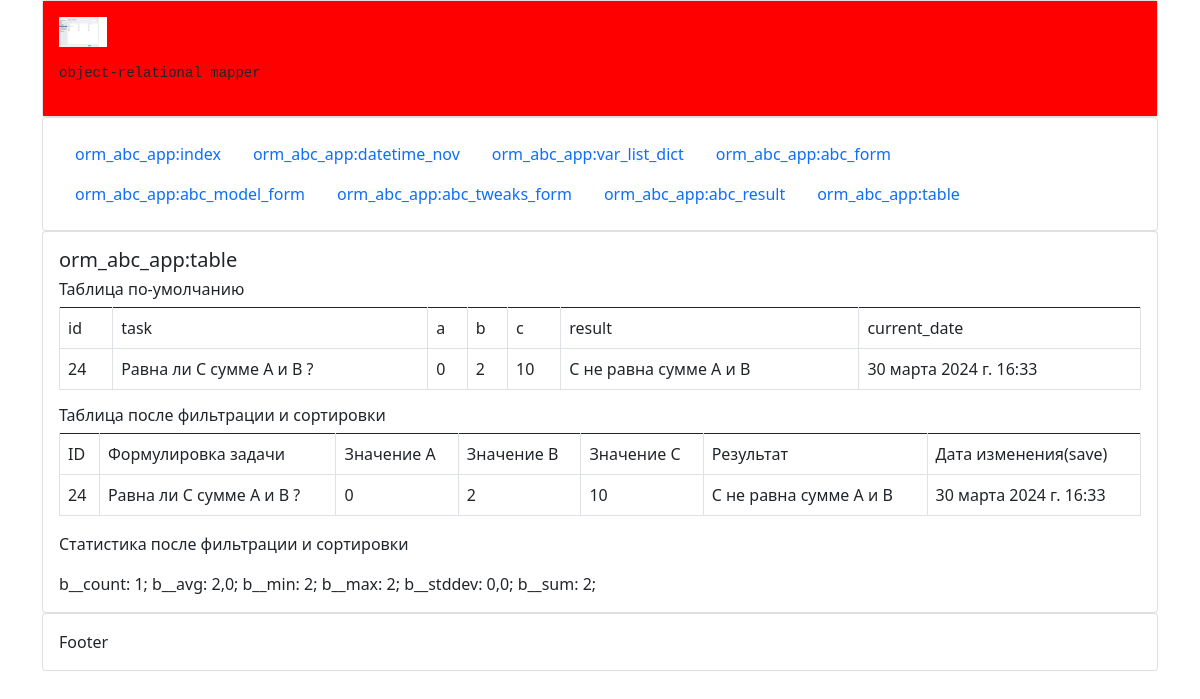
/table/, run on an earlier commit of the app's database.
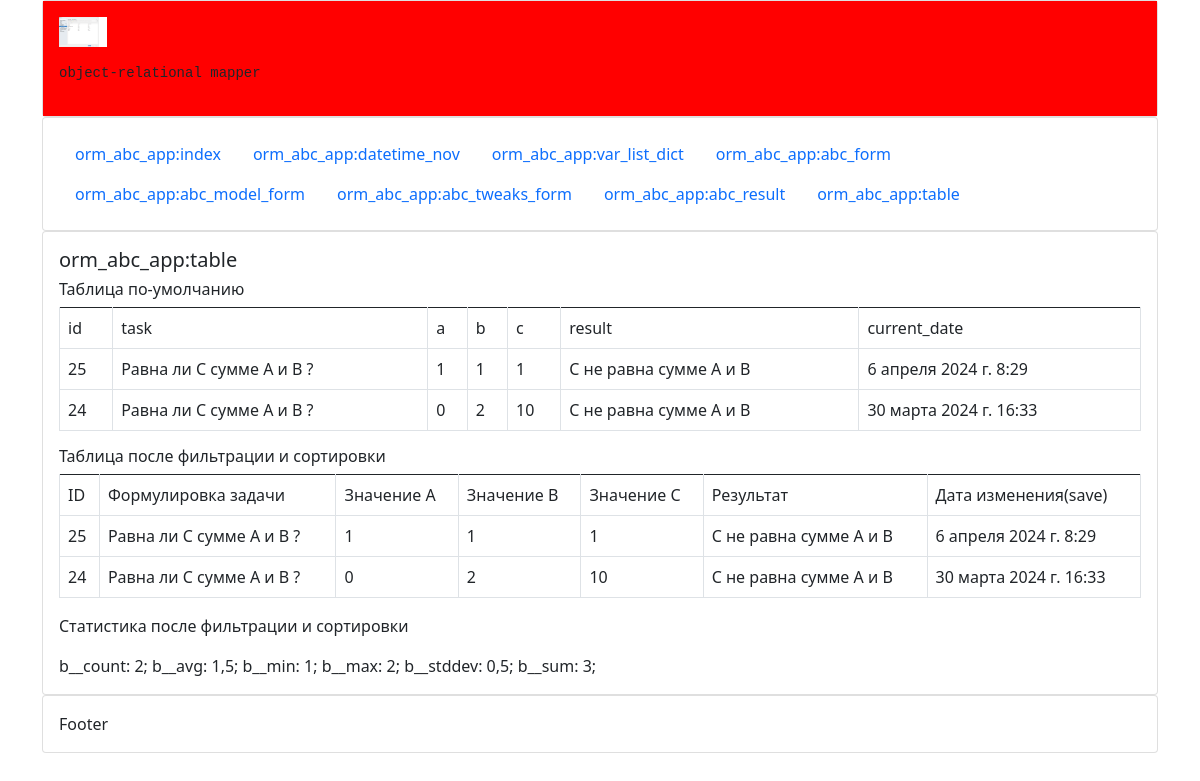
And on a later commit of the database.
### orm_abc_app/models.py (models this page shows, shortened)
class AbcModel(models.Model):
    task = models.CharField(
        verbose_name="Формулировка  задачи",
        default="Равна ли С сумме A и B ?",
        max_length=255,
    )
    a = models.IntegerField(
        verbose_name="Значение А",
        default=0,
    )
    b = models.IntegerField(
        verbose_name="Значение B", default=2, help_text="Подсказка для значения B"
    )
    c = models.IntegerField(
        verbose_name="Значение С",
        choices=c_choices,
        default=10,
    )
    result = models.CharField(
        verbose_name="Результат",
        default="Результат не определен",
        max_length=255,
    )
    current_date = models.DateTimeField(
        verbose_name="Дата изменения(save)", auto_now=True
    )
    class Meta:
        verbose_name = "A_B_C_Таблица"
        verbose_name_plural = "A_B_C_Таблицы"
        ordering = ("-pk", )

### orm_abc_app/views.py (the view)
# urls.py: path('table/', views.table, name='table'),
def table(request):
    objects_values = AbcModel.objects.values()
    print("\nobjects_values:", objects_values)
    objects_values_list = (
        AbcModel.objects.values_list().filter(id__gte=2).order_by("-id")
    )  # [0:3]
    print("\nobjects_values_list:", objects_values_list)
    cur_objects = objects_values_list
    statics_val = [
        cur_objects.aggregate(Count("b")),
        cur_objects.aggregate(Avg("b")),
        cur_objects.aggregate(Min("b")),
        cur_objects.aggregate(Max("b")),
        cur_objects.aggregate(StdDev("b")),
        cur_objects.aggregate(Sum("b")),
    ]
    print("\nstatics_val:", statics_val)
    statics = {"statics_val": statics_val}
    fields = AbcModel._meta.get_fields()
    print("\nfields", fields)
    verbose_name_list = []
    name_list = []
    for e in fields:
        verbose_name_list.append(e.verbose_name)
        name_list.append(e.name)
    print("\nverbose_name_list:", verbose_name_list)
    print("\nname_list", name_list)
    field_names = verbose_name_list
    context = {
        "objects_values": objects_values,
        "name_list": name_list,
        "objects_values_list": objects_values_list,
        "verbose_name_list": verbose_name_list,
        "statics": statics,
        "field_names": field_names,
    }
    return render(request, "table.html", context)

### orm_abc_app/templates/table.html (shortened to what this page needs)
{% extends 'layout.html' %}
{% block content %}
    <h5>orm_abc_app:table</h5>
    <h6>Таблица по-умолчанию</h6>
    <table class="table table-bordered">
        <tbody style="border-top: 3.0px;">
        <tr>
            {% for name in name_list %}
                <td>{{ name }}</td>
            {% endfor %}
        </tr>
        {% for object in objects_values %}
            <tr>
                {% for key, value in object.items %}
                    <td>
                        {{ value }}
                    </td>
                {% endfor %}
            </tr>
        {% endfor %}
    </table>
    <h6>Таблица после фильтрации и сортировки</h6>
    <table class="table table-bordered">
        <tbody style="border-top: 3.0px;">
        <tr>
            {% for name in verbose_name_list %}
                <td>{{ name }}</td>
            {% endfor %}
        </tr>
        {% for objects_values in objects_values_list %}
            <tr>
                {% for item in objects_values %}
                    <td>
                        {{ item }}
                    </td>
                {% endfor %}
            </tr>
        {% endfor %}
    </table>
    <p>Статистика после фильтрации и сортировки </p>
    {% for item in statics.statics_val %}
        {% for k, v in  item.items %}
            {{ k }}:  {{ v }};
        {% endfor %}
    {% endfor %}
{% endblock %}

### orm_abc_app/templates/layout.html (shortened to what this page needs)
<!doctype html>
<html lang="en">
<head>
    <link href="https://cdn.jsdelivr.net/npm/bootstrap@5.1.3/dist/css/bootstrap.min.css" rel="stylesheet"
>
    {% load static %}
    <link href="{% static 'css/mycss.css' %}" rel="stylesheet">
</head>
<div class="container">
    <div class="card">
        <div class="card-body bgc">
            {% load static %} <img src="{% static 'images/settings_django.png' %}"
                                   alt="settings_django" height="30px">
            <p>
            <pre>object-relational mapper</pre>
            </p>
        </div>
    </div>
    <div class="card">
        <div class="card-body">
            {% include "navigation.html" %}
        </div>
    </div>
    <div class="card">
        <div class="card-body">
            {% block content %}{% endblock %}
        </div>
    </div>
    <div class="card">
        <div class="card-body">
            Footer
        </div>
    </div>
</div>
<body>
</body>
</html>

### orm_abc_app/templates/navigation.html (shortened to what this page needs)
<ul class="nav">
    <li class="nav-item"><a class="nav-link" href="{% url 'orm_abc_app:index' %}">orm_abc_app:index</a></li>
    <li class="nav-item"><a class="nav-link" href="{% url 'orm_abc_app:datetime_nov' %}">orm_abc_app:datetime_nov</a>
    <li class="nav-item"><a class="nav-link" href="{% url 'orm_abc_app:var_list_dict' %}">orm_abc_app:var_list_dict</a></li>
    <li class="nav-item"><a class="nav-link" href="{% url 'orm_abc_app:abc_form' %}">orm_abc_app:abc_form</a></li>
    <li class="nav-item"><a class="nav-link" href="{% url 'orm_abc_app:abc_model_form' %}">orm_abc_app:abc_model_form</a></li>
    <li class="nav-item"><a class="nav-link" href="{% url 'orm_abc_app:abc_tweaks_form' %}">orm_abc_app:abc_tweaks_form</a></li>
    <li class="nav-item"><a class="nav-link" href="{% url 'orm_abc_app:abc_result' %}">orm_abc_app:abc_result</a></li>
    <li class="nav-item"><a class="nav-link" href="{% url 'orm_abc_app:table' %}">orm_abc_app:table</a></li>
</ul>

### orm_abc_app/static/css/mycss.css (style rules this page uses)
.bgc { background-color: red }

What changed in the data, as far as the page shows it:
added AbcModel: object "25" "Равна ли С сумме A и B ?" "1" "1" "1" "С не равна сумме A и B" "6 апреля 2024 г. 8:29", objects_values "25" "Равна ли С сумме A и B ?" "1" "1" "1" "С не равна сумме A и B" "6 апреля 2024 г. 8:29"
Also different on the page:
list line gone: "b__count : 1 ;"
new list line: "b__count : 2 ;"
list line gone: "b__avg : 2,0 ;"
new list line: "b__avg : 1,5 ;"
list line gone: "b__min : 2 ;"
new list line: "b__min : 1 ;"
list line gone: "b__stddev : 0,0 ;"
new list line: "b__stddev : 0,5 ;"
list line gone: "b__sum : 2 ;"
new list line: "b__sum : 3 ;"
